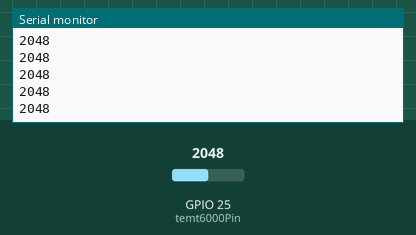
This sketch was run on a simulated ESP32. On the bench: the last lines printed to the serial monitor. The inputs (shaded band) are chosen by the test bench; at power-on: GPIO 25 (temt6000Pin) = 2048.

Above: at 1.2 s.
1.3 s: GPIO 25 (temt6000Pin) set to 2866
At 1.56 s:
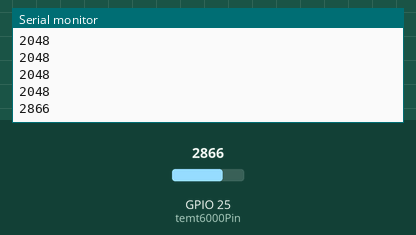
2.8 s: GPIO 25 (temt6000Pin) set to 3603
At 2.96 s:
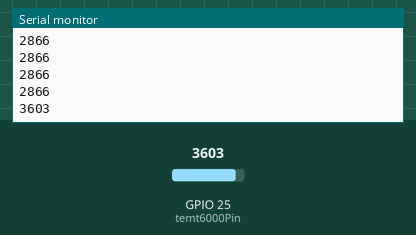
Timing chart, 0 to 5.8 s (numbered marks = the images above; inputs shaded):
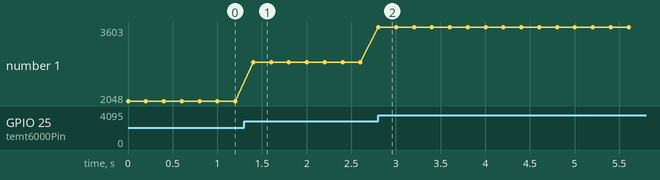

The sketch:

AD_TEMT6000.ino
```cpp
int temt6000Pin = 25;

void setup() {
  Serial.begin(9600);
}

void loop() {
  int value = analogRead(temt6000Pin);
  Serial.println(value);
  delay(200);
}
```

Measured:
- after the input at 1.3 s, the serial monitor: prints a new line after 0.10 s (image 1)
- after the input at 2.8 s, the serial monitor: prints a new line at once (image 2)
- plotted number 1: 2048 → 2866 after the input at 1.3 s, 2866 → 3603 after the input at 2.8 s
